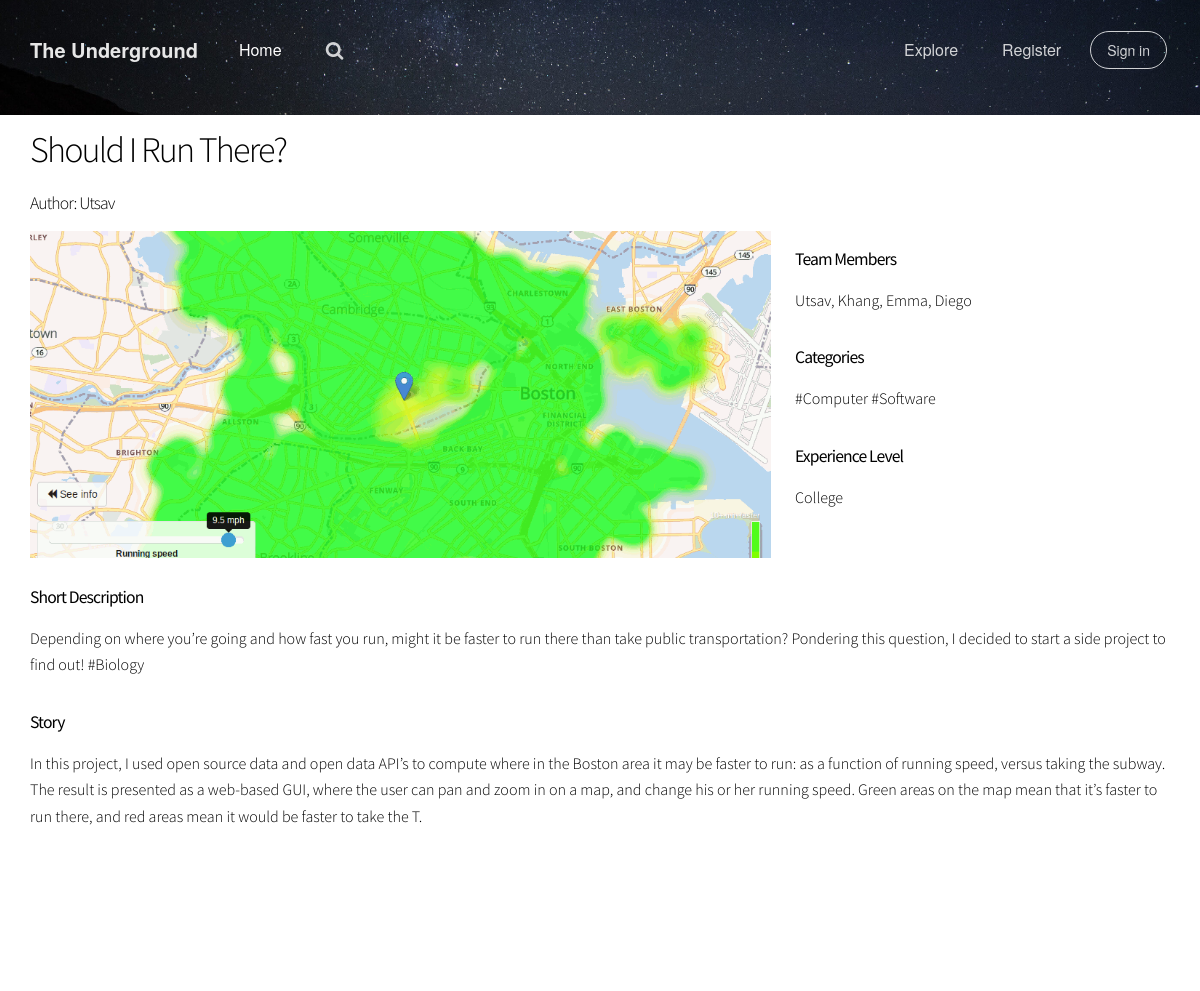
Screenshot of /home/4/ with the database file from the repository.
### social_app/models.py (models this page shows, shortened)
class Post(models.Model):
    creator = models.ForeignKey(Creator, on_delete=models.CASCADE)
    title = models.CharField(max_length=200, default="Project Title")
    short_description = models.TextField(blank=True, default="Describe your awesome project!")
    story = models.TextField(blank=True, default="")
    pub_date = models.DateTimeField('date published', default=timezone.now)
    categories = models.ManyToManyField(Category, blank=True)
    experiences = models.ManyToManyField(Experience, blank=True)
    pictures = models.TextField(blank=True, default="/social_app/img/blank.gif", null=True)
    members = models.TextField(blank=True, default="Utsav, Khang, Emma, Diego")
    like_count = models.IntegerField(default=0)
    view_count = models.IntegerField(default=0)

class Creator(models.Model):
    user = models.OneToOneField(User, on_delete=models.CASCADE, unique=True, null=True)
    profile_pic_url = models.TextField(default="")
    cover_pic_url = models.TextField(default="")
    bio = models.TextField(default="")

class Category(models.Model):
    name = models.CharField(max_length=200)

### social_app/views.py (the view)
# urls.py: url(r'^(?P<post_id>[0-9]+)/$', views.post_details, name='post_details'),
def post_details(request, post_id):
    if hasattr(request.user, 'creator'):
        creator = request.user.creator
    else:
        creator = None
    post = get_object_or_404(Post, pk=post_id)
    is_author = False
    if creator is not None and post.creator.id == creator.id:
        is_author = True
    return render(request, 'core/post_details.html', {'post': post, 'is_author': is_author})

### social_app/templates/core/post_details.html (shortened to what this page needs)
{% extends 'core/base_generic.html' %}
{% load static %}
{% block content %}
    <h2> {{ post.title }}</h2>
    <h4>Author: {{ post.creator.user.first_name }}</h4>
    <section class="banner style1 orient-right content-align-left image-position-center onscroll-image-fade-in"
             id="first">
        <div class="content" style="padding: 16px 0 16px 0; max-width: 30%; margin: 0 0 0 24px">
            <h4><strong>Team Members</strong></h4>
            {% if post.creator.members %}
                <p>{{ post.creator.members }}</p>
            {% else %}
                <p>Utsav, Khang, Emma, Diego</p>
            {% endif %}
            <h4><strong>Categories</strong></h4>
            <p>{% for category in post.categories.all %}
                #{{ category.name }}
            {% endfor %}</p>
            <h4><strong>Experience Level</strong></h4>
            <p>College</p>
        </div>
        <div class="image" style="max-width: 70%">
            <img src="{% static post.pictures %}"/>
        </div>
    </section>
    <br>
    <h4><strong>Short Description</strong></h4>
    <p>{{ post.short_description }}</p>
    <h4><strong>Story</strong></h4>
    <p>{{ post.story }}</p>
{% endblock %}

### social_app/static/social_app/css/gsdk.css (style rules this page uses)
h1, .h1, h2, .h2, h3, .h3, h4, .h4, h5, .h5, h6, .h6, p, .navbar, .brand, .btn-simple, a, .td-name, td { -moz-osx-font-smoothing: grayscale; -webkit-font-smoothing: antialiased; font-family: "Helvetica Neue","Open Sans",Arial,sans-serif; }
h1, .h1, h2, .h2, h3, .h3, h4, .h4 { font-weight: 400; margin: 30px 0 15px; }
h2, .h2 { font-size: 36px; }
h4, .h4 { font-size: 22px; line-height: 30px; }
p { font-size: 16px; line-height: 1.5; }
body { font-family: "Helvetica Neue","Open Sans",Arial,sans-serif; }

### rows the page displays
Post: title "Should I Run There?", creator.user.first_name "Utsav", pictures (picture), short_description "Depending on where you’re going and how fast you run, might it be faster to run there than take public transportation? Pondering this question, I decided to start a side project to find out! #Biology", story "In this project, I used open source data and open data API’s to compute where in the Boston area it may be faster to run: as a function of running speed, versus taking the subway. The result is presented as a web-based GUI, where the user can pan and zoom in on a map, and change his or her running speed. Green areas on the map mean that it’s faster to run there, and red areas mean it would be faster to take the T."
Category: name "Computer"
Category: name "Software"
